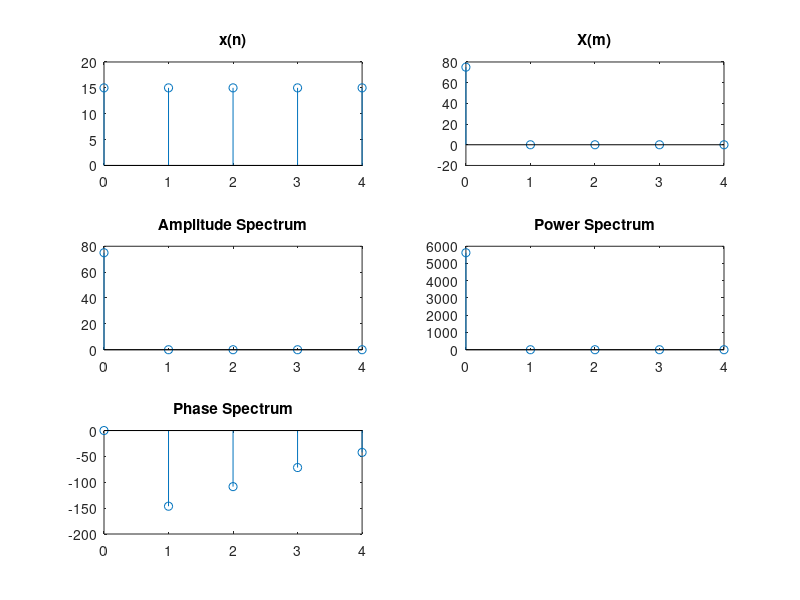

MATLAB code to generate this figure:
clc;
close all;
clear all;

fs=input('Enter the sampling frequency: ');
N=input('Enter the data point: ');
n=0:N-1;
x=5*cos(2*pi*50/fs*n) + 10*cos(2*pi*100/fs*n);
X = zeros(N,1);
for m = 0:N-1
    for n = 0:N-1
        X(m+1) = X(m+1) + x(n+1)*exp(-2j*pi*n*m/N);
    end
end
n=0:N-1;
subplot(3,2,1);
stem(n,x)
title('x(n)')
subplot(3,2,2);
stem(n,real(X))
title('X(m)')
subplot(3,2,3);
stem(n,abs(X))
title('Amplitude Spectrum')
y = abs(X).^2;
subplot(3,2,4);
stem(n,y)
title('Power Spectrum')
subplot(3,2,5);
stem(n,angle(X)*180/pi)
title('Phase Spectrum')